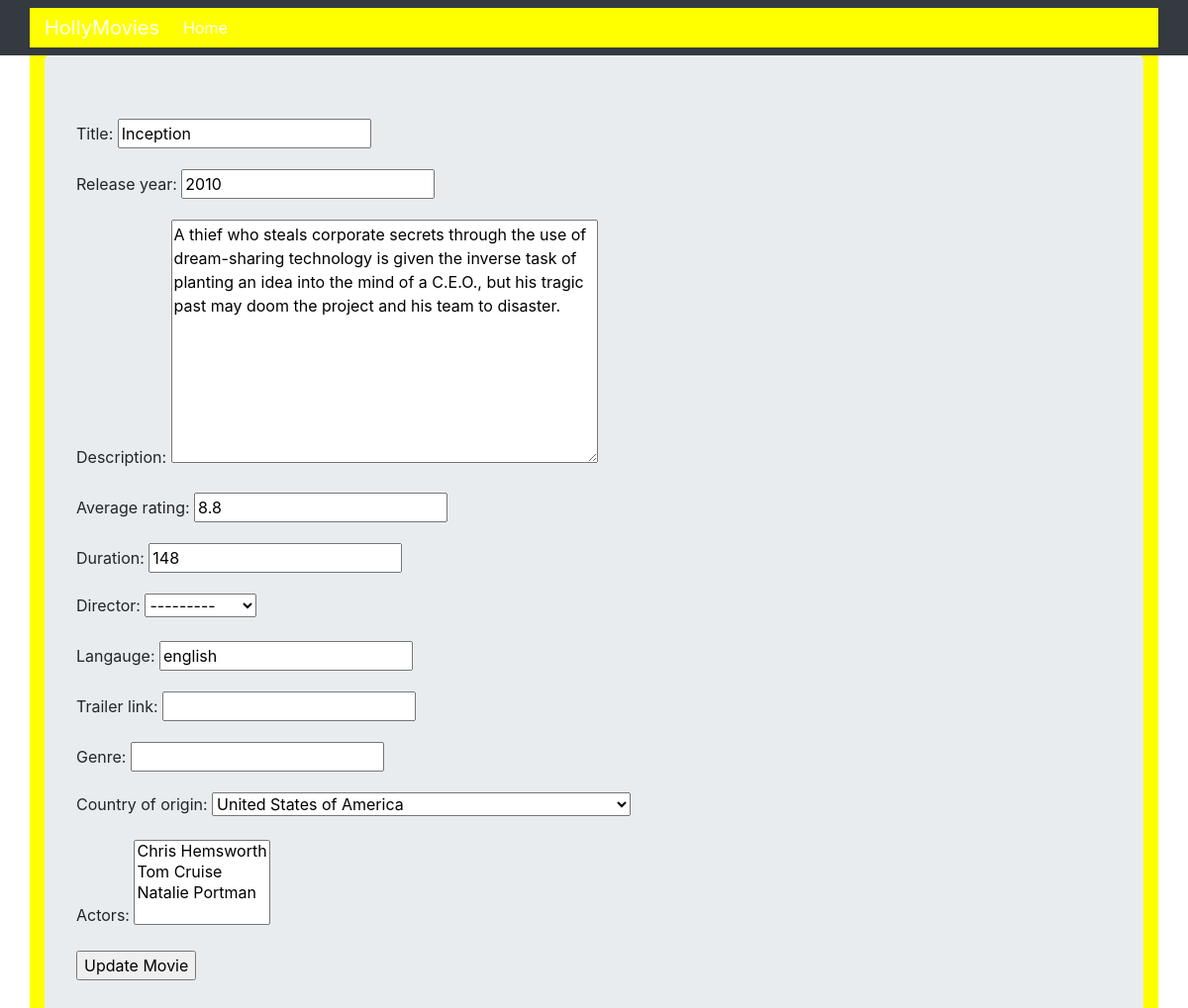
Page /title/11/update on the earlier database version.
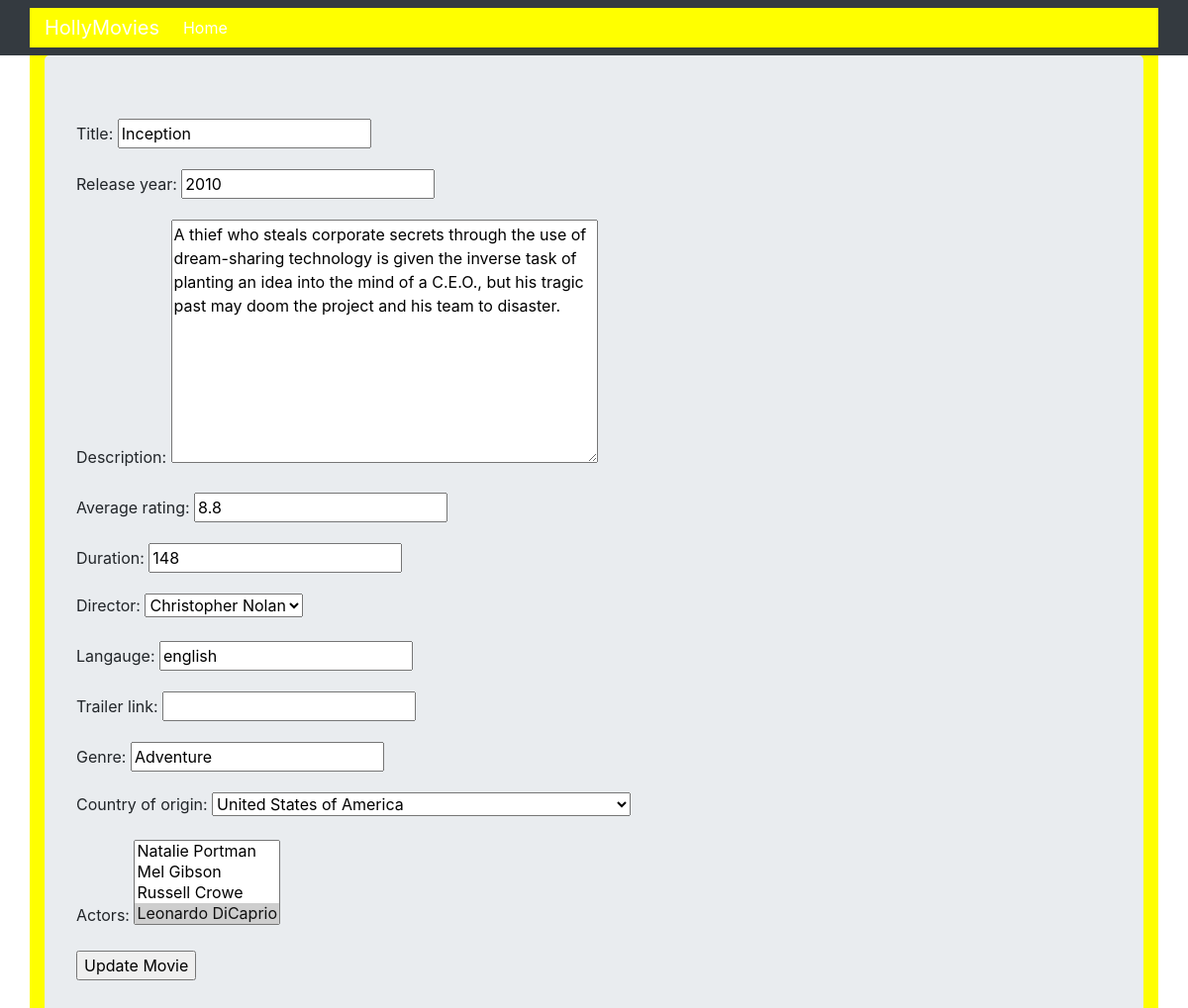
Same page on the later database version.
### viewer/models.py (models this page shows, shortened)
class Movie(models.Model):
    title = models.CharField(max_length=100)
    release_year = models.PositiveIntegerField()
    description = models.TextField()
    average_rating = models.FloatField()
    duration = models.PositiveIntegerField()
    director = models.ForeignKey(Director, on_delete=models.DO_NOTHING, null=True, blank=True)
    langauge = models.CharField(null=True, blank=True, max_length=30, default="english")
    trailer_link = models.URLField(null=True, blank=True)
    genre = models.CharField(max_length=30, null=True, blank=True)
    country_of_origin = models.CharField(max_length=30, choices=COUNTRIES_CHOICES, default="US")
    actors = models.ManyToManyField(Actor, null=True)

### viewer/views.py (the view)
# urls.py: path('title/<int:pk>/update', UpdateMovie.as_view(), name='update_movie'),
class UpdateMovie(UpdateView):
    template_name = 'update_movie.html'
    model = Movie
    success_url = reverse_lazy('detail_movie')
    fields = '__all__'

### viewer/models.py (called while the page is built)
    def __str__(self):
        return self.name

    def __str__(self):
        return self.name

### viewer/templates/update_movie.html (shortened to what this page needs)
{%extends 'base.html'%}
{%block content%}
<form method="post">
    {{form.as_p}}
    <input type="submit" value="Update Movie">
</form>
{%endblock%}

Differences in the rows shown:
changed Movie "Inception": director "---------" → "Christopher Nolan"; genre (not shown) → "Adventure"
Other differences:
form field actors: "Chris Hemsworth / Tom Cruise / Natalie Portman" → "Natalie Portman / Mel Gibson / Russell Crowe / Leonardo DiCaprio ☑"
